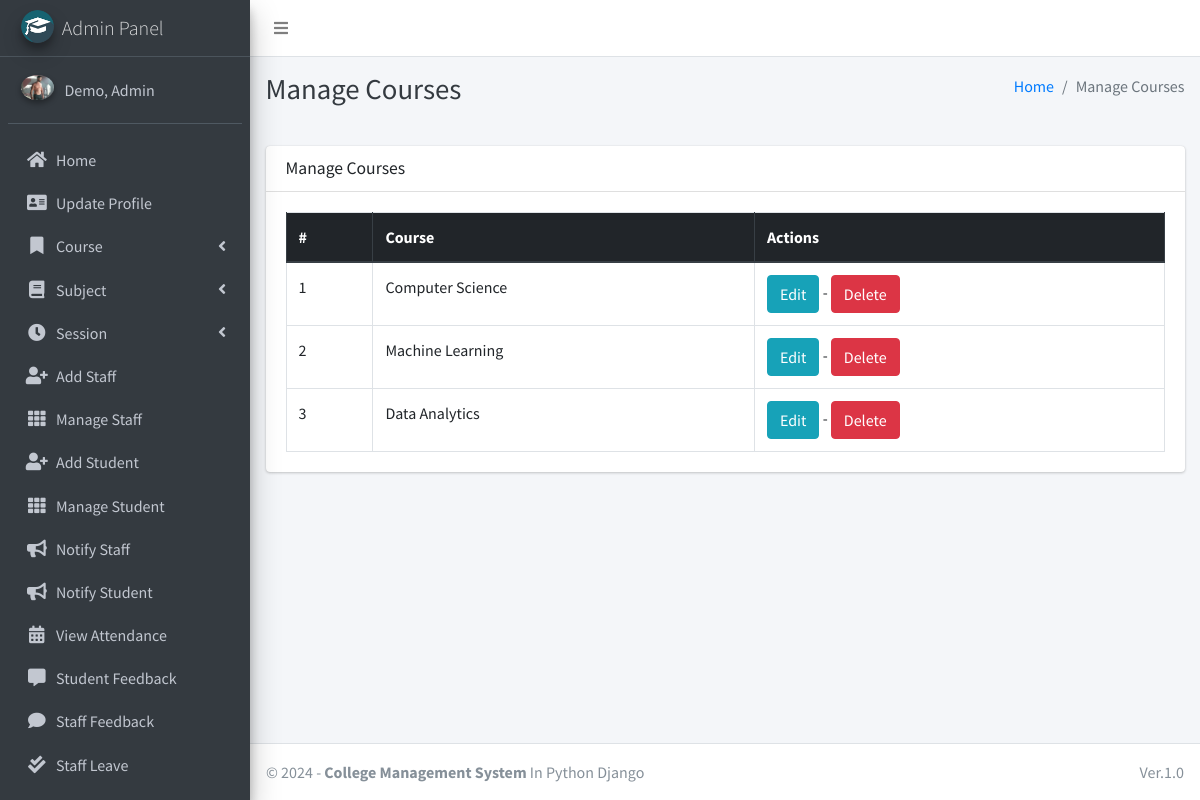
/course/manage/ (signed in), run on the app's committed database.
### main_app/models.py (models this page shows, shortened)
class CustomUser(AbstractUser):
    USER_TYPE = ((1, "HOD"), (2, "Staff"), (3, "Student"))
    GENDER = [("M", "Male"), ("F", "Female")]
    username = None  # Removed username, using email instead
    email = models.EmailField(unique=True)
    user_type = models.CharField(default=1, choices=USER_TYPE, max_length=1)
    gender = models.CharField(max_length=1, choices=GENDER)
    profile_pic = models.ImageField()
    address = models.TextField()
    fcm_token = models.TextField(default="")  # For firebase notifications
    created_at = models.DateTimeField(auto_now_add=True)
    updated_at = models.DateTimeField(auto_now=True)
    USERNAME_FIELD = "email"
    REQUIRED_FIELDS = []
    objects = CustomUserManager()
    def __str__(self):
        return self.last_name + ", " + self.first_name

class Course(models.Model):
    name = models.CharField(max_length=120)
    created_at = models.DateTimeField(auto_now_add=True)
    updated_at = models.DateTimeField(auto_now=True)

### main_app/hod_views.py (the view)
# urls.py: path("course/manage/", hod_views.manage_course, name='manage_course'),
def manage_course(request):
    courses = Course.objects.all()
    context = {
        'courses': courses,
        'page_title': 'Manage Courses'
    }
    return render(request, "hod_template/manage_course.html", context)

### main_app/templates/hod_template/manage_course.html
{% extends 'main_app/base.html' %}
{% load static %}
{% block page_title %}{{page_title}}{% endblock page_title %}
{% block content %}
<section class="content">
    <div class="container-fluid">
        <div class="row">
            <div class="col-md-12">
                <div class="card">
                    <div class="card-header">
                        <h3 class="card-title">{{page_title}}</h3>
                    </div>
                    <div class="card-body">
                        <table id="example2" class="table table-bordered table-hover">
                            <thead class="thead-dark">
                                <tr>
                                    <th>#</th>
                                    <th>Course</th>
                                    <th>Actions</th>
                                </tr>
                            </thead>
                            <tbody>
                                {% for course in courses %}
                                <tr>
                                    <td>{{ forloop.counter }}</td>
                                    <td>{{course.name}}</td>
                                    <td>
                                        <a href="{% url 'edit_course' course.id %}" class="btn btn-info">Edit</a> -
                                        <a href="{% url 'delete_course' course.id %}" onclick="return confirm('Are you sure you want to delete this course ?')" class="btn btn-danger">Delete</a>
                                    </td>
                                </tr>
                                {% endfor %}
                            </tbody>
                        </table>
                    </div>
                </div>
            </div>
        </div>
    </div>
</section>
{% endblock content %}

### main_app/templates/main_app/sidebar_template.html (shortened to what this page needs)
{% load static %}
<aside class="main-sidebar sidebar-dark-info elevation-4">
    {% if request.user.user_type == '1' %}
    <a href="{% url 'admin_home' %}" class="brand-link">
        <img src="{% static 'dist/img/cmsl.png' %} " alt="AdminLTE Logo"
            class="brand-image img-circle elevation-3" >
        <span class="brand-text font-weight-light">Admin Panel</span>
    </a>
    <div class="sidebar">
        <div class="user-panel mt-3 pb-3 mb-3 d-flex">
            <div class="image">
                <img src="{{ request.user.profile_pic}}" class="img-circle elevation-2" alt="User Image">
            </div>
            <div class="info">
                <a href="#" class="d-block">{{user}}</a>
            </div>
        </div>
        <nav class="mt-2">
            <ul class="nav nav-pills nav-sidebar flex-column" data-widget="treeview" role="menu" data-accordion="false">
                <li class="nav-item">
                    {% url 'admin_home' as admin_home %}
                    <a href="{{admin_home}}" class="nav-link {% if admin_home == request.path %} active {% endif %}">
                        <i class="nav-icon fas fa-home"></i>
                        <p>
                            Home
                        </p>
                    </a>
                </li>
                <li class="nav-item">
                    {% url 'admin_view_profile' as admin_view_profile %}
                    <a href="{{admin_view_profile}}"
                        class="nav-link {% if admin_view_profile == request.path %} active {% endif %}">
                        <i class="nav-icon fas fa-address-card"></i>
                        <p>
                            Update Profile
                        </p>
                    </a>
                </li>
                <li class="nav-item has-treeview">
                    <a href="#" class="nav-link">
                        <i class="nav-icon fas fa-bookmark"></i>
                        <p>
                            Course
                            <i class="fas fa-angle-left right"></i>
                        </p>
                    </a>
                </li>
                <li class="nav-item has-treeview">
                    <a href="#" class="nav-link">
                        <i class="nav-icon fas fa-book"></i>
                        <p>
                            Subject
                            <i class="fas fa-angle-left right"></i>
                        </p>
                    </a>
                </li>
                <li class="nav-item has-treeview">
                    <a href="#" class="nav-link">
                        <i class="nav-icon fas fa-clock"></i>
                        <p>
                            Session
                            <i class="fas fa-angle-left right"></i>
                        </p>
                    </a>
                </li>
                <li class="nav-item">
                    {% url 'add_staff' as add_staff %}
                    <a href="{{add_staff}}" class="nav-link {% if add_staff == request.path %} active {% endif %}">
                        <i class="nav-icon fas fa-user-plus"></i>
                        <p>
                            Add Staff
                        </p>
                    </a>
                </li>
                <li class="nav-item">
                    {% url 'manage_staff' as manage_staff %}
                    {% url 'edit_staff' staff_id as edit_staff %}
                    <a href="{{manage_staff}}"
                        class="nav-link {% if manage_staff == request.path or request.path == edit_staff %} active {% endif %}">
                        <i class="nav-icon fas fa-th"></i>
                        <p>
                            Manage Staff
                        </p>
                    </a>
                </li>
                <li class="nav-item">
                    {% url 'add_student' as add_student%}
                    <a href="{{add_student}}" class="nav-link  {% if add_student == request.path %} active {% endif %}">
                        <i class="nav-icon fas fa-user-plus"></i>
                        <p>
                            Add Student
                        </p>
                    </a>
                </li>
                <li class="nav-item">
                    {% url 'manage_student' as manage_student %}
                    {% url 'edit_student' student_id as edit_student %}
                    <a href="{{manage_student}}"
                        class="nav-link  {% if edit_student == request.path or manage_student == request.path %} active {% endif %}">
                        <i class="nav-icon fas fa-th"></i>
                        <p>
                            Manage Student
                        </p>
                    </a>
                </li>
                <li class="nav-item">
                    {% url 'admin_notify_staff' as admin_notify_staff %}
                    <a href="{{admin_notify_staff}}"
                        class="nav-link {% if admin_notify_staff == request.path %} active {% endif %}">
                        <i class="nav-icon fas fa-bullhorn"></i>
                        <p>
                            Notify Staff
                        </p>
                    </a>
                </li>
                <li class="nav-item">
                    {% url 'admin_notify_student' as admin_notify_student %}
                    <a href="{{admin_notify_student}}"
                        class="nav-link {% if admin_notify_student == request.path %} active {% endif %}">
                        <i class="nav-icon fas fa-bullhorn"></i>
                        <p>
                            Notify Student
                        </p>
                    </a>
                </li>
                <li class="nav-item">
                    {% url 'admin_view_attendance' as admin_view_attendance %}
                <li class="nav-item">
                    <a href="{{admin_view_attendance}}"
                        class="nav-link  {% if admin_view_attendance == request.path %} active {% endif %}">
                        <i class="nav-icon fas fa-calendar-alt"></i>
                        <p>
                            View Attendance
                        </p>
                    </a>
                </li>
                <li class="nav-item">
                    {% url 'student_feedback_message' as student_feedback_message %}
                    <a href="{{ student_feedback_message }}"
                        class="nav-link  {% if student_feedback_message == request.path %} active {% endif %}">
                        <i class="nav-icon fas fa-comment-alt"></i>
                        <p>
                            Student Feedback
                        </p>
                    </a>
                </li>
                <li class="nav-item">
                    {% url 'staff_feedback_message' as staff_feedback_message %}
                    <a href="{{staff_feedback_message}}"
                        class="nav-link   {% if staff_feedback_message == request.path %} active {% endif %}">
                        <i class="nav-icon fas fa-comment"></i>
                        <p>
                            Staff Feedback
                        </p>
                    </a>
                </li>
                <li class="nav-item">
                    {% url 'view_staff_leave' as view_staff_leave %}
                    <a href="{{view_staff_leave}}"
                        class="nav-link  {% if view_staff_leave == request.path %} active {% endif %}">
                        <i class="nav-icon fas fa-check-double"></i>
                        <p>
                            Staff Leave
                        </p>
                    </a>
                </li>
                <li class="nav-item">
                    {% url 'view_student_leave' as view_student_leave %}
                    <a href="{% url 'view_student_leave' %}"
                        class="nav-link  {% if view_student_leave == request.path %} active {% endif %}">
                    </a>
                </li>
                                        {% endif %}
                                    </ul>
                                </nav>
                            </div>
</aside>

### data on the page
CustomUser: last_name+first_name "Demo, Admin"
Course: name "Computer Science"
Course: name "Machine Learning"
Course: name "Data Analytics"

### other printed values
{{ page_title }} "Manage Courses"
